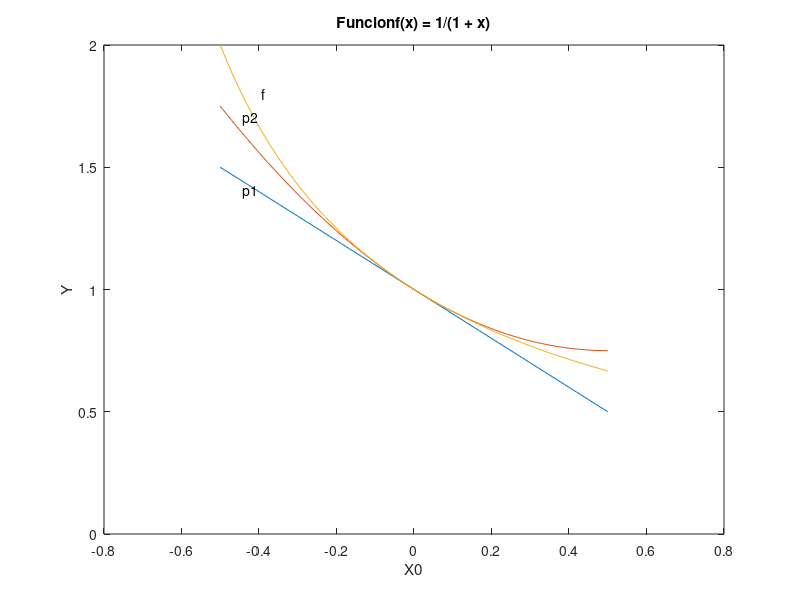

Source code (MATLAB):
x = linspace(-0.5, 0.5, 100);
p1 = 1-x;
p2 = p1 + x.^2;
f = 1./(1 + x);
plot(x, p1, x, p2, x, f)
xlabel('X0'); ylabel('Y');
title('Funcionf(x) = 1/(1 + x)')
text(-0.4, 1.8,' f');
text(-0.45, 1.4,' p1');
text(-0.45, 1.7,' p2');